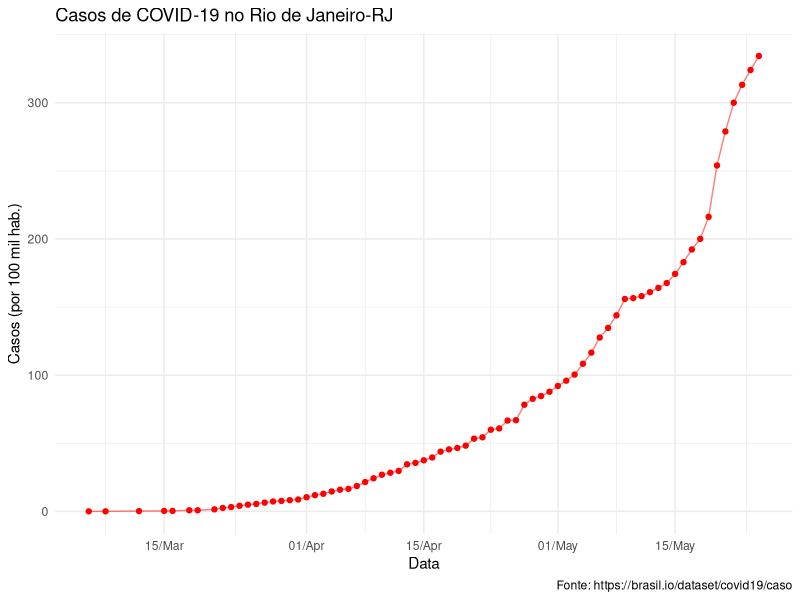
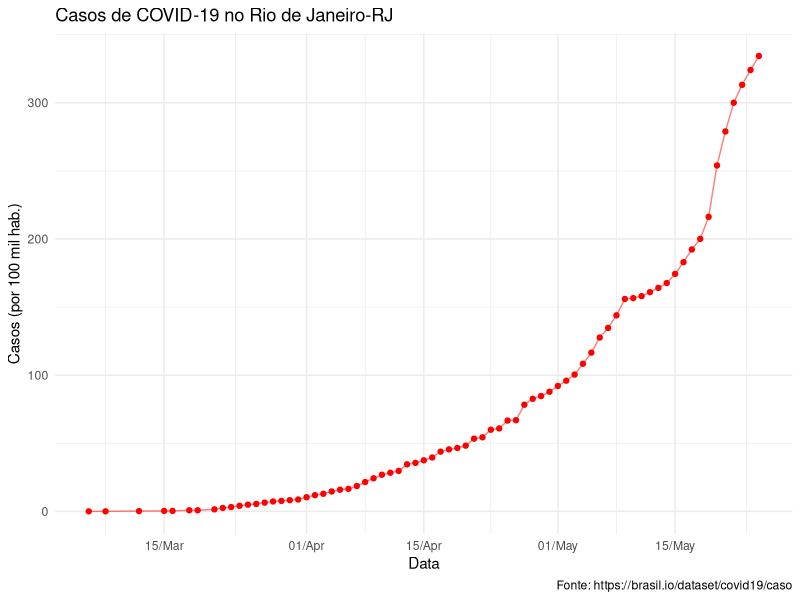

These charts were generated, in order, by the following R code:
####################################################
# Fazendo um gráfico simples para o município do RJ
# por Sara Mortara, para rladiesrio
####################################################

# 1. bibliotecas ###
library(ggplot2)

# 2. lendo e padronizando os dados ####
## data frame com os dados
df <- read.csv("output/01-rio_de_janeiro.csv")
head(df)

## metadados
meta <- read.csv("output/metadado_corona_br.csv")
meta

## convertendo coluna com data p/ classe Date
class(df$date)
df$date <- as.Date(df$date)
class(df$date)

# 3. Fazendo um gráfico simples ####
p <- ggplot(df, aes(x = date, y = confirmed_per_100k_inhabitants)) +
  geom_line(color = "red",
            alpha = .5) +
  geom_point(color = "red") +
  scale_x_date(date_labels = "%d/%b") +
  labs(x = "Data",
       y = "Casos (por 100 mil hab.)",
       caption = paste0("Fonte: ", meta$fonte),
       title = "Casos de COVID-19 no Rio de Janeiro-RJ") +
  theme_minimal()

p

# exportando o grafico
png("figs/02-rj_dados_brutos.png", res = 300,
    width = 1400, height = 1200)
p
dev.off()
